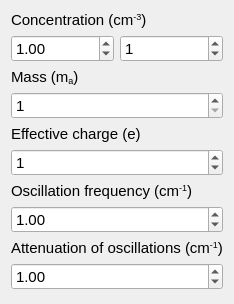
<?xml version="1.0" encoding="UTF-8"?>
<ui version="4.0">
 <class>ModeInputParametersWidget</class>
 <widget class="QWidget" name="ModeInputParametersWidget">
  <property name="geometry">
   <rect>
    <x>0</x>
    <y>0</y>
    <width>230</width>
    <height>304</height>
   </rect>
  </property>
  <property name="windowTitle">
   <string>Form</string>
  </property>
  <layout class="QVBoxLayout" name="verticalLayout">
   <item>
    <widget class="QLabel" name="label1">
     <property name="font">
      <font>
       <pointsize>11</pointsize>
       <weight>50</weight>
       <italic>false</italic>
       <bold>false</bold>
       <underline>false</underline>
       <strikeout>false</strikeout>
      </font>
     </property>
     <property name="text">
      <string>&lt;html&gt;&lt;head/&gt;&lt;body&gt;&lt;p&gt;Concentration (cm&lt;span style=&quot; vertical-align:super;&quot;&gt;-3&lt;/span&gt;)&lt;/p&gt;&lt;/body&gt;&lt;/html&gt;</string>
     </property>
    </widget>
   </item>
   <item>
    <layout class="QHBoxLayout" name="horizontalLayout">
     <item>
      <widget class="QDoubleSpinBox" name="concSpinValue">
       <property name="sizePolicy">
        <sizepolicy hsizetype="Minimum" vsizetype="Preferred">
         <horstretch>0</horstretch>
         <verstretch>0</verstretch>
        </sizepolicy>
       </property>
       <property name="font">
        <font>
         <pointsize>11</pointsize>
        </font>
       </property>
       <property name="value">
        <double>1.000000000000000</double>
       </property>
      </widget>
     </item>
     <item>
      <widget class="QSpinBox" name="concSpinPower">
       <property name="sizePolicy">
        <sizepolicy hsizetype="Minimum" vsizetype="Preferred">
         <horstretch>0</horstretch>
         <verstretch>0</verstretch>
        </sizepolicy>
       </property>
       <property name="font">
        <font>
         <pointsize>11</pointsize>
        </font>
       </property>
       <property name="maximum">
        <number>24</number>
       </property>
       <property name="value">
        <number>1</number>
       </property>
      </widget>
     </item>
    </layout>
   </item>
   <item>
    <widget class="QLabel" name="label2">
     <property name="font">
      <font>
       <pointsize>11</pointsize>
       <weight>50</weight>
       <italic>false</italic>
       <bold>false</bold>
       <underline>false</underline>
       <strikeout>false</strikeout>
      </font>
     </property>
     <property name="text">
      <string>&lt;html&gt;&lt;head/&gt;&lt;body&gt;&lt;p&gt;Mass (m&lt;span style=&quot; vertical-align:sub;&quot;&gt;a&lt;/span&gt;)&lt;/p&gt;&lt;/body&gt;&lt;/html&gt;</string>
     </property>
    </widget>
   </item>
   <item>
    <widget class="QSpinBox" name="massSpin">
     <property name="sizePolicy">
      <sizepolicy hsizetype="Minimum" vsizetype="Preferred">
       <horstretch>0</horstretch>
       <verstretch>0</verstretch>
      </sizepolicy>
     </property>
     <property name="font">
      <font>
       <pointsize>11</pointsize>
      </font>
     </property>
     <property name="minimum">
      <number>1</number>
     </property>
     <property name="maximum">
      <number>200</number>
     </property>
     <property name="value">
      <number>1</number>
     </property>
    </widget>
   </item>
   <item>
    <widget class="QLabel" name="label5">
     <property name="font">
      <font>
       <pointsize>11</pointsize>
       <weight>50</weight>
       <italic>false</italic>
       <bold>false</bold>
       <underline>false</underline>
       <strikeout>false</strikeout>
      </font>
     </property>
     <property name="text">
      <string>Effective charge (e)</string>
     </property>
    </widget>
   </item>
   <item>
    <widget class="QSpinBox" name="chargeSpin">
     <property name="sizePolicy">
      <sizepolicy hsizetype="Minimum" vsizetype="Preferred">
       <horstretch>0</horstretch>
       <verstretch>0</verstretch>
      </sizepolicy>
     </property>
     <property name="font">
      <font>
       <pointsize>11</pointsize>
      </font>
     </property>
     <property name="maximum">
      <number>4</number>
     </property>
     <property name="value">
      <number>1</number>
     </property>
    </widget>
   </item>
   <item>
    <widget class="QLabel" name="label4">
     <property name="font">
      <font>
       <pointsize>11</pointsize>
       <weight>50</weight>
       <italic>false</italic>
       <bold>false</bold>
       <underline>false</underline>
       <strikeout>false</strikeout>
      </font>
     </property>
     <property name="text">
      <string>&lt;html&gt;&lt;head/&gt;&lt;body&gt;&lt;p&gt;Oscillation frequency (cm&lt;span style=&quot; vertical-align:super;&quot;&gt;-1&lt;/span&gt;)&lt;/p&gt;&lt;/body&gt;&lt;/html&gt;</string>
     </property>
    </widget>
   </item>
   <item>
    <widget class="QDoubleSpinBox" name="freqSpin">
     <property name="sizePolicy">
      <sizepolicy hsizetype="Minimum" vsizetype="Preferred">
       <horstretch>0</horstretch>
       <verstretch>0</verstretch>
      </sizepolicy>
     </property>
     <property name="font">
      <font>
       <pointsize>11</pointsize>
      </font>
     </property>
     <property name="minimum">
      <double>0.000000000000000</double>
     </property>
     <property name="maximum">
      <double>100000000000000000.000000000000000</double>
     </property>
     <property name="value">
      <double>1.000000000000000</double>
     </property>
    </widget>
   </item>
   <item>
    <widget class="QLabel" name="label3">
     <property name="font">
      <font>
       <pointsize>11</pointsize>
       <weight>50</weight>
       <italic>false</italic>
       <bold>false</bold>
       <underline>false</underline>
       <strikeout>false</strikeout>
      </font>
     </property>
     <property name="text">
      <string>&lt;html&gt;&lt;head/&gt;&lt;body&gt;&lt;p&gt;Attenuation of oscillations (cm&lt;span style=&quot; vertical-align:super;&quot;&gt;-1&lt;/span&gt;)&lt;/p&gt;&lt;/body&gt;&lt;/html&gt;</string>
     </property>
    </widget>
   </item>
   <item>
    <widget class="QDoubleSpinBox" name="attenuationSpin">
     <property name="sizePolicy">
      <sizepolicy hsizetype="Minimum" vsizetype="Preferred">
       <horstretch>0</horstretch>
       <verstretch>0</verstretch>
      </sizepolicy>
     </property>
     <property name="font">
      <font>
       <pointsize>11</pointsize>
      </font>
     </property>
     <property name="minimum">
      <double>-10000000000000000.000000000000000</double>
     </property>
     <property name="maximum">
      <double>10000000000000000.000000000000000</double>
     </property>
     <property name="value">
      <double>1.000000000000000</double>
     </property>
    </widget>
   </item>
   <item>
    <spacer name="verticalSpacer">
     <property name="orientation">
      <enum>Qt::Vertical</enum>
     </property>
     <property name="sizeHint" stdset="0">
      <size>
       <width>20</width>
       <height>0</height>
      </size>
     </property>
    </spacer>
   </item>
  </layout>
 </widget>
 <resources/>
 <connections/>
</ui>
